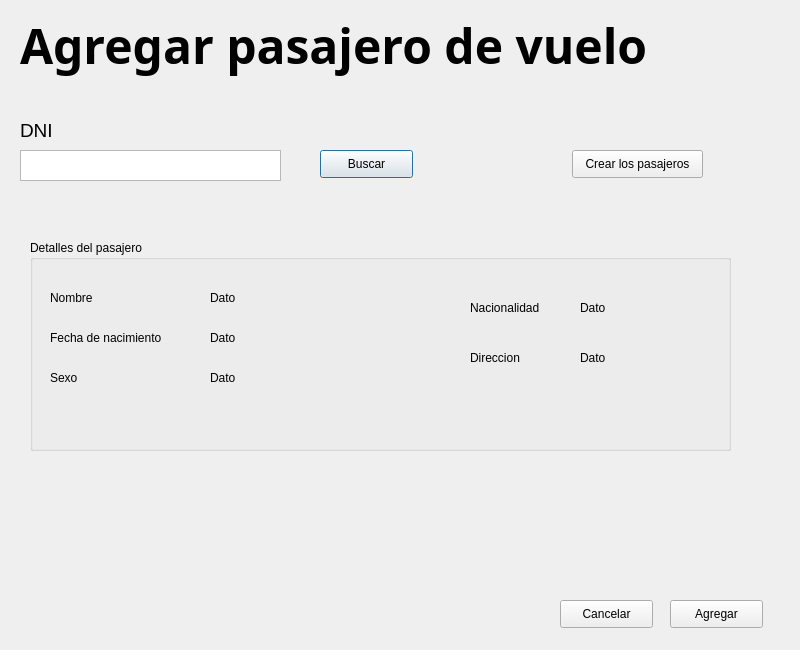
<?xml version="1.0" encoding="UTF-8"?>
<ui version="4.0">
 <class>ventasPasajero</class>
 <widget class="QDialog" name="ventasPasajero">
  <property name="geometry">
   <rect>
    <x>0</x>
    <y>0</y>
    <width>800</width>
    <height>650</height>
   </rect>
  </property>
  <property name="windowTitle">
   <string>Dialog</string>
  </property>
  <widget class="QLabel" name="label">
   <property name="geometry">
    <rect>
     <x>20</x>
     <y>10</y>
     <width>761</width>
     <height>71</height>
    </rect>
   </property>
   <property name="font">
    <font>
     <family>Source Sans Pro Black</family>
     <pointsize>36</pointsize>
     <weight>75</weight>
     <bold>true</bold>
    </font>
   </property>
   <property name="text">
    <string>Agregar pasajero de vuelo</string>
   </property>
  </widget>
  <widget class="QLabel" name="label_2">
   <property name="geometry">
    <rect>
     <x>20</x>
     <y>120</y>
     <width>101</width>
     <height>21</height>
    </rect>
   </property>
   <property name="font">
    <font>
     <pointsize>14</pointsize>
    </font>
   </property>
   <property name="text">
    <string>DNI</string>
   </property>
  </widget>
  <widget class="QTextEdit" name="textEdit">
   <property name="geometry">
    <rect>
     <x>20</x>
     <y>150</y>
     <width>261</width>
     <height>31</height>
    </rect>
   </property>
  </widget>
  <widget class="QPushButton" name="pushButton">
   <property name="geometry">
    <rect>
     <x>320</x>
     <y>150</y>
     <width>93</width>
     <height>28</height>
    </rect>
   </property>
   <property name="text">
    <string>Buscar</string>
   </property>
  </widget>
  <widget class="QPushButton" name="pushButton_2">
   <property name="geometry">
    <rect>
     <x>572</x>
     <y>150</y>
     <width>131</width>
     <height>28</height>
    </rect>
   </property>
   <property name="text">
    <string>Crear los pasajeros</string>
   </property>
  </widget>
  <widget class="QPushButton" name="pushButton_3">
   <property name="geometry">
    <rect>
     <x>670</x>
     <y>600</y>
     <width>93</width>
     <height>28</height>
    </rect>
   </property>
   <property name="text">
    <string>Agregar</string>
   </property>
  </widget>
  <widget class="QPushButton" name="pushButton_4">
   <property name="geometry">
    <rect>
     <x>560</x>
     <y>600</y>
     <width>93</width>
     <height>28</height>
    </rect>
   </property>
   <property name="text">
    <string>Cancelar</string>
   </property>
  </widget>
  <widget class="QGroupBox" name="groupBox">
   <property name="geometry">
    <rect>
     <x>30</x>
     <y>240</y>
     <width>701</width>
     <height>211</height>
    </rect>
   </property>
   <property name="title">
    <string>Detalles del pasajero</string>
   </property>
   <widget class="QLabel" name="label_3">
    <property name="geometry">
     <rect>
      <x>20</x>
      <y>50</y>
      <width>55</width>
      <height>16</height>
     </rect>
    </property>
    <property name="text">
     <string>Nombre</string>
    </property>
   </widget>
   <widget class="QLabel" name="label_4">
    <property name="geometry">
     <rect>
      <x>20</x>
      <y>90</y>
      <width>131</width>
      <height>16</height>
     </rect>
    </property>
    <property name="text">
     <string>Fecha de nacimiento</string>
    </property>
   </widget>
   <widget class="QLabel" name="label_5">
    <property name="geometry">
     <rect>
      <x>20</x>
      <y>130</y>
      <width>55</width>
      <height>16</height>
     </rect>
    </property>
    <property name="text">
     <string>Sexo</string>
    </property>
   </widget>
   <widget class="QLabel" name="label_6">
    <property name="geometry">
     <rect>
      <x>440</x>
      <y>60</y>
      <width>91</width>
      <height>16</height>
     </rect>
    </property>
    <property name="text">
     <string>Nacionalidad</string>
    </property>
   </widget>
   <widget class="QLabel" name="label_7">
    <property name="geometry">
     <rect>
      <x>440</x>
      <y>110</y>
      <width>81</width>
      <height>16</height>
     </rect>
    </property>
    <property name="text">
     <string>Direccion</string>
    </property>
   </widget>
   <widget class="QLabel" name="label_8">
    <property name="geometry">
     <rect>
      <x>180</x>
      <y>50</y>
      <width>55</width>
      <height>16</height>
     </rect>
    </property>
    <property name="text">
     <string>Dato</string>
    </property>
   </widget>
   <widget class="QLabel" name="label_9">
    <property name="geometry">
     <rect>
      <x>180</x>
      <y>90</y>
      <width>55</width>
      <height>16</height>
     </rect>
    </property>
    <property name="text">
     <string>Dato</string>
    </property>
   </widget>
   <widget class="QLabel" name="label_10">
    <property name="geometry">
     <rect>
      <x>180</x>
      <y>130</y>
      <width>55</width>
      <height>16</height>
     </rect>
    </property>
    <property name="text">
     <string>Dato</string>
    </property>
   </widget>
   <widget class="QLabel" name="label_11">
    <property name="geometry">
     <rect>
      <x>550</x>
      <y>60</y>
      <width>55</width>
      <height>16</height>
     </rect>
    </property>
    <property name="text">
     <string>Dato</string>
    </property>
   </widget>
   <widget class="QLabel" name="label_12">
    <property name="geometry">
     <rect>
      <x>550</x>
      <y>110</y>
      <width>55</width>
      <height>16</height>
     </rect>
    </property>
    <property name="text">
     <string>Dato</string>
    </property>
   </widget>
  </widget>
 </widget>
 <resources/>
 <connections/>
</ui>
